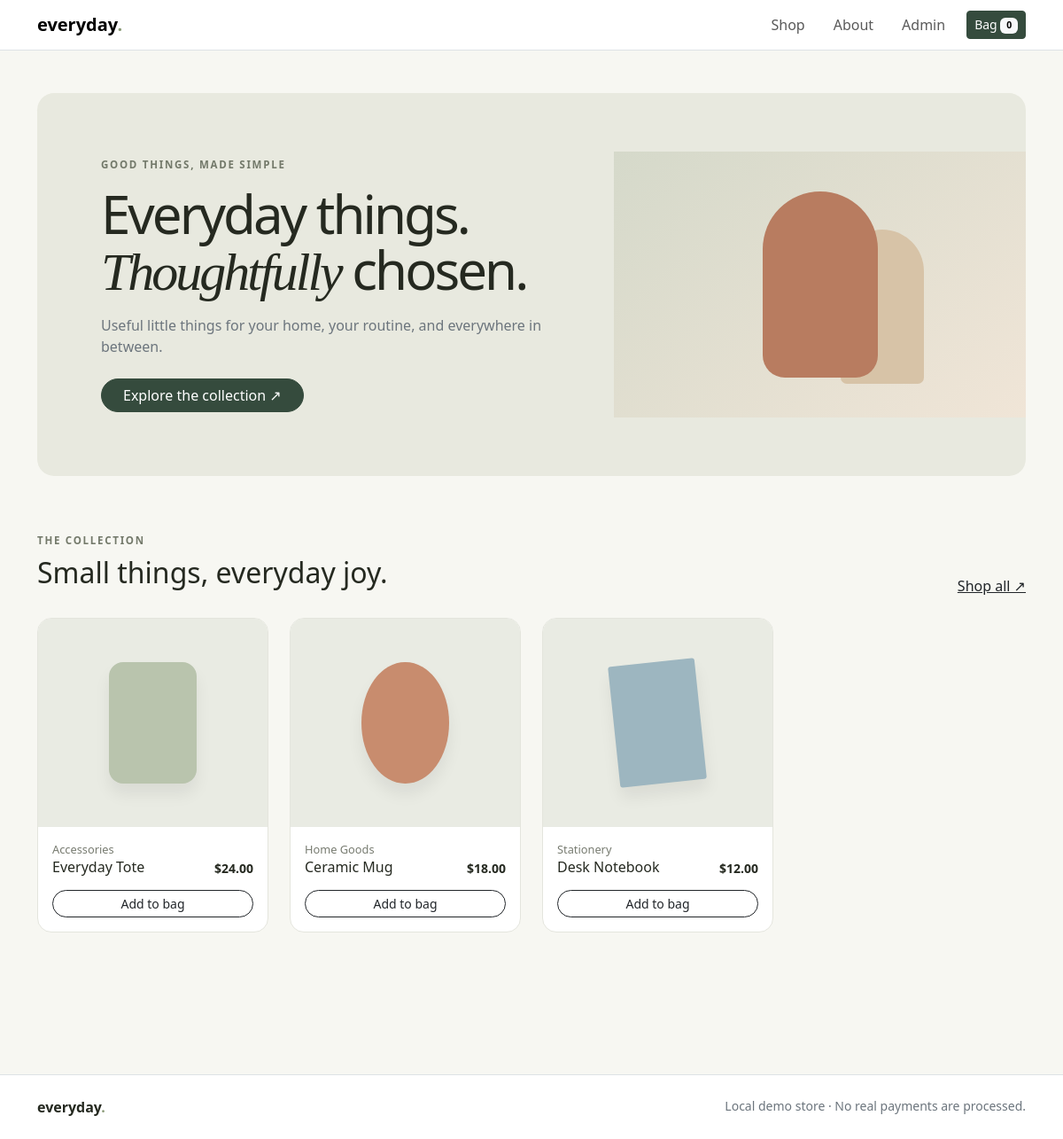
The page / on the database its author committed.
### tables this page shows
CREATE TABLE IF NOT EXISTS products(id INT UNSIGNED AUTO_INCREMENT PRIMARY KEY,category_id INT UNSIGNED NOT NULL,name VARCHAR(160) NOT NULL,description TEXT NOT NULL,base_price DECIMAL(10,2) NOT NULL,image_url VARCHAR(500) DEFAULT NULL,stock_quantity INT UNSIGNED NOT NULL DEFAULT 0,created_at TIMESTAMP DEFAULT CURRENT_TIMESTAMP,FOREIGN KEY(category_id) REFERENCES categories(id));

CREATE TABLE IF NOT EXISTS categories(id INT UNSIGNED AUTO_INCREMENT PRIMARY KEY,name VARCHAR(100) NOT NULL,slug VARCHAR(120) NOT NULL UNIQUE);

### includes/functions.php (called while the page is built, shortened)
<?php
function e(?string $s): string { return htmlspecialchars($s??'',ENT_QUOTES|ENT_SUBSTITUTE,'UTF-8'); }
function money($n): string { return '$'.number_format((float)$n,2); }

### index.php (the view)
<?php require_once __DIR__.'/config/db.php'; $pageTitle='Everyday essentials'; $products=$pdo->query('SELECT p.*,c.name category_name FROM products p JOIN categories c ON c.id=p.category_id ORDER BY p.id LIMIT 4')->fetchAll(); require __DIR__.'/includes/header.php'; ?>
<div class="container py-4 py-lg-5"><section class="hero row g-0 align-items-center"><div class="col-lg-7 hero-copy"><p class="eyebrow">Good things, made simple</p><h1>Everyday things.<br><em>Thoughtfully</em> chosen.</h1><p class="text-secondary mt-3 mb-4">Useful little things for your home, your routine, and everywhere in between.</p><a class="btn btn-dark rounded-pill px-4" href="shop.php">Explore the collection ↗</a></div><div class="col-lg-5 hero-art"><div class="vase"></div></div></section>
<section class="section-space"><div class="d-flex justify-content-between align-items-end mb-4"><div><p class="eyebrow mb-2">The collection</p><h2>Small things, everyday joy.</h2></div><a class="link-dark" href="shop.php">Shop all ↗</a></div><div class="row g-3 g-lg-4"><?php foreach($products as $i=>$p): ?><div class="col-6 col-lg-3"><article class="product-card"><div class="product-art"><div class="shape <?= $i===1?'circle':($i===2?'book':'') ?>" style="--art:<?=['#b9c4ad','#c88c6e','#9db6c0','#d7c4a7'][$i%4]?>"></div></div><div class="product-body"><div class="meta"><?=e($p['category_name'])?></div><div class="d-flex justify-content-between gap-2"><h3><?=e($p['name'])?></h3><b class="small"><?=money($p['base_price'])?></b></div><button class="btn btn-outline-dark btn-sm rounded-pill w-100 mt-2" data-add="<?=$p['id']?>">Add to bag</button></div></article></div><?php endforeach; ?></div></section></div>
<?php require __DIR__.'/includes/footer.php'; ?>

### assets/css/style.css (style rules this page uses)
:root { --paper:#f7f7f2;--ink:#252920;--green:#354b3d;--line:#e4e5dd }
body { background:var(--paper);color:var(--ink);font-family:system-ui,sans-serif }
.hero { background:#e8e9df;border-radius:1.2rem;overflow:hidden }
.hero-copy { padding:clamp(2rem,6vw,5rem) }
.eyebrow { text-transform:uppercase;letter-spacing:.15em;font-size:.72rem;color:#73796a;font-weight:700 }
.hero h1 { font-size:clamp(2.6rem,5vw,4.5rem);letter-spacing:-.05em;line-height:1.05 }
.hero h1 em { font-family:Georgia,serif;font-weight:400 }
.hero-art { min-height:300px;background:linear-gradient(140deg,#d5d9ca,#f0e5d7);display:grid;place-items:center }
.vase { width:130px;height:210px;border-radius:65px 65px 25px 25px;background:#b87c60;box-shadow:70px 25px 0 -18px #d7c3a7 }
.section-space { padding-top:4rem;padding-bottom:4rem }
.product-card { height:100%;background:white;border:1px solid var(--line);border-radius:1rem;overflow:hidden }
.product-art { aspect-ratio:1.1;background:#e9ebe3;display:grid;place-items:center }
.shape { width:38%;height:58%;background:var(--art,#b8c3ac);border-radius:1rem;box-shadow:0 12px 18px #0001 }
.shape.circle { border-radius:50% }
.shape.book { border-radius:3px;transform:rotate(-6deg) }
.product-body { padding:1rem }
.product-body h3 { font-size:1rem }
.meta { font-size:.8rem;color:#777b70 }
.btn-dark { background:var(--green);border-color:var(--green) }

### rows shown on the page
products: category.name "Accessories", name "Everyday Tote", base_price "$24.00"
products: category.name "Home Goods", name "Ceramic Mug", base_price "$18.00"
products: category.name "Stationery", name "Desk Notebook", base_price "$12.00"

### other values the page prints
cart_count() "0"
